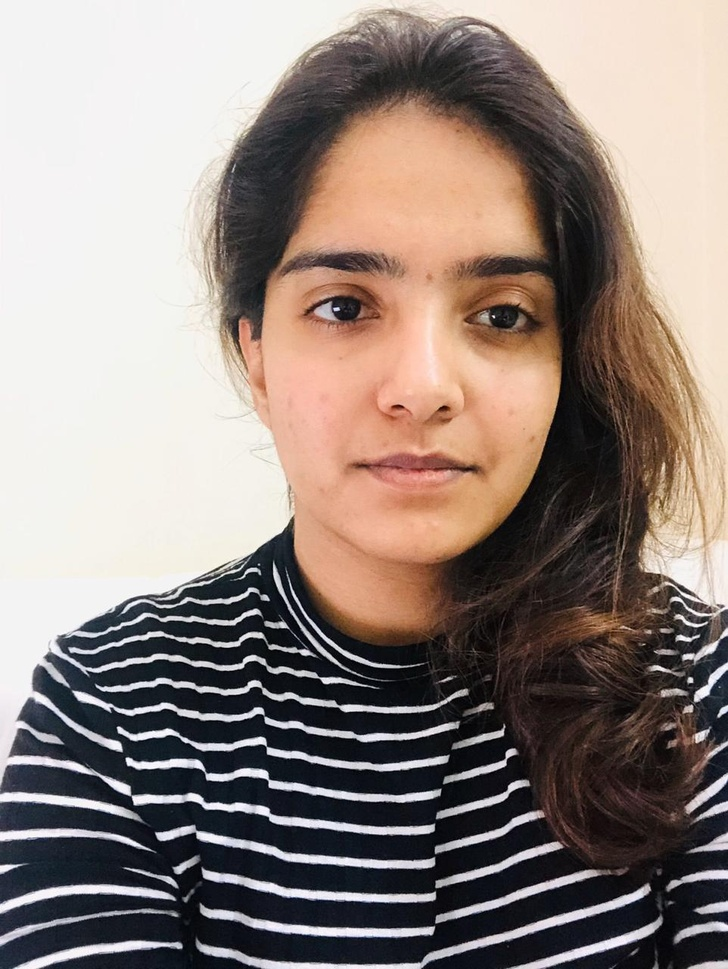
%> input picture Matlab/1.jpeg, 728 x 969 px, shrunk from 962 x 1280 before the run
$ octave Project.m   (GNU Octave 9; MATLAB toolbox functions it lacks are replaced by stand-ins)
%> lines starting %> are read from the running program, lines starting %| are printed output that depends on the picture
%% Read a Pair of Images
% Load a pair of images into the workspace.

I1 = imread('E:\7th Semester\DIP Lab\Project\Matlab\1.jpeg');
%> I1 is the input picture: size 969x728x3 uint8; mean R, G, B 144.7, 131.3, 124.7
I2 = imread('E:\7th Semester\DIP Lab\Project\Matlab\2.jpeg');
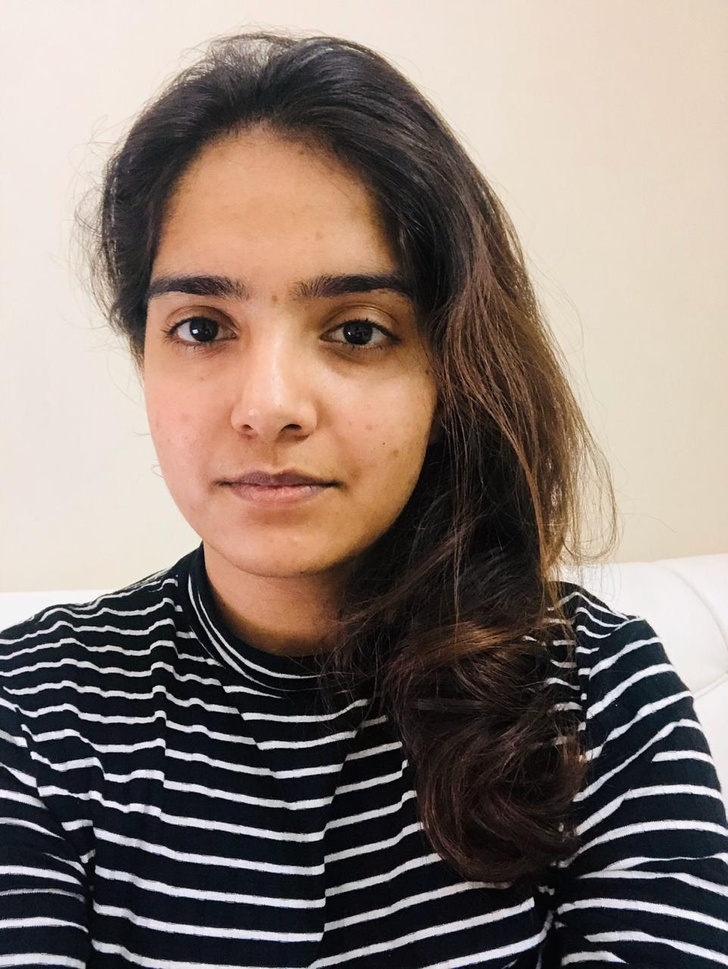
%> input picture Matlab/2.jpeg, 728 x 969 px, shrunk from 962 x 1280 before the run
%> I2 is the input picture: size 969x728x3 uint8; mean R, G, B 136.8, 122.6, 114.5
figure
imshowpair(I1, I2, 'montage');
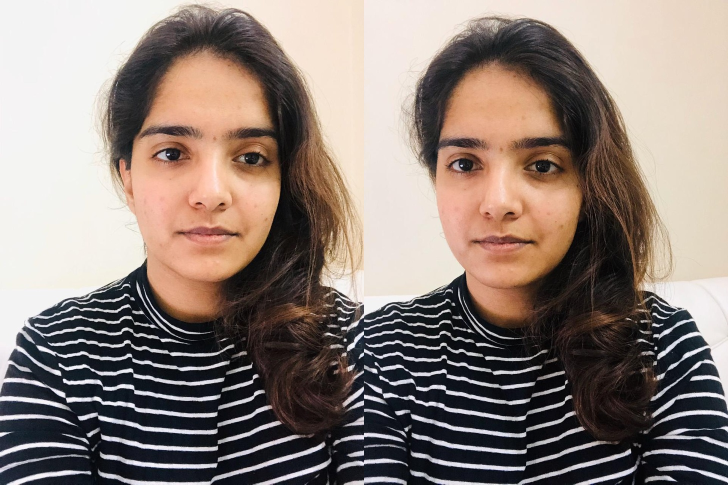
%> displayed picture: size 969x1456x3, on the screen's scale of 0 to 255 (shown at 1/2 size); mean R, G, B 140.7, 126.9, 119.6
title('Original Images');

%% Load Camera Parameters
% This example uses the camera parameters calculated by the
% <matlab:helpview(fullfile(docroot,'toolbox','vision','vision.map'),'visionCameraCalibrator'); cameraCalibrator>
% app. The parameters are stored in the |cameraParams| object, and include
% the camera intrinsics and lens distortion coefficients.

% Load precomputed camera parameters
%> (the run ends here)
